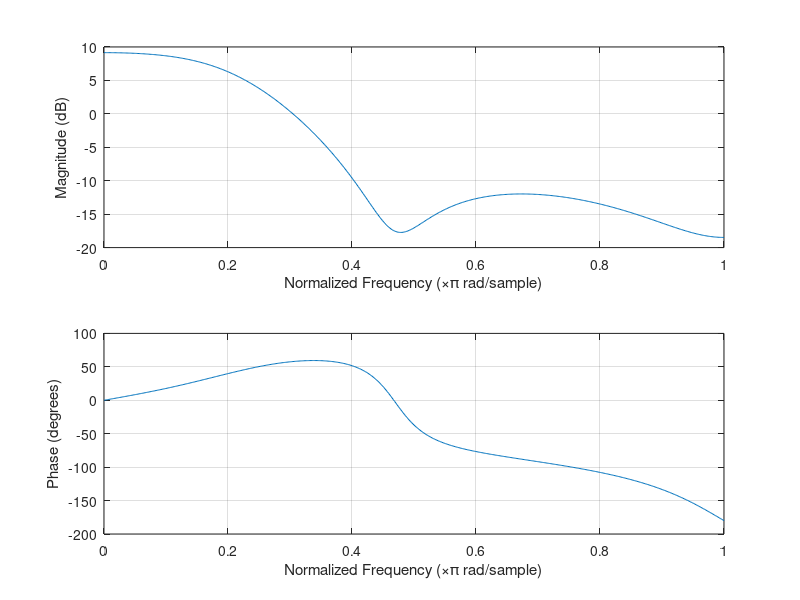
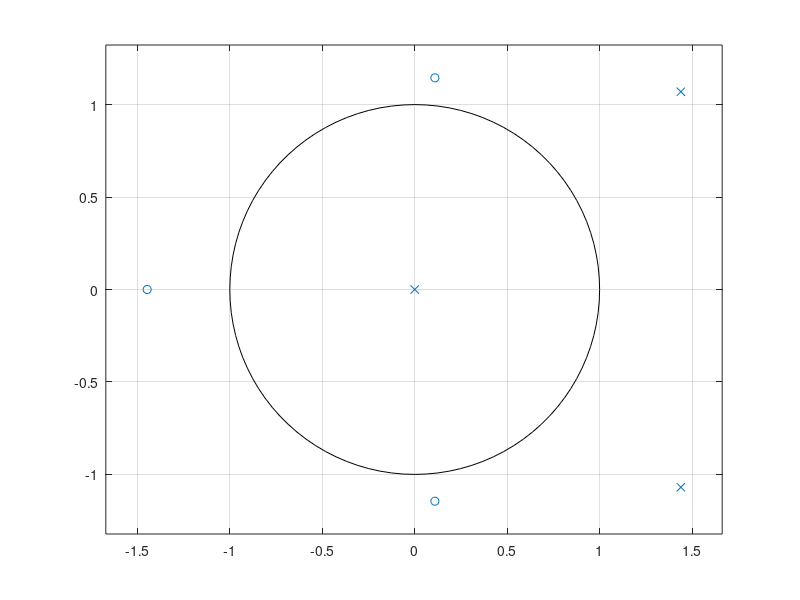
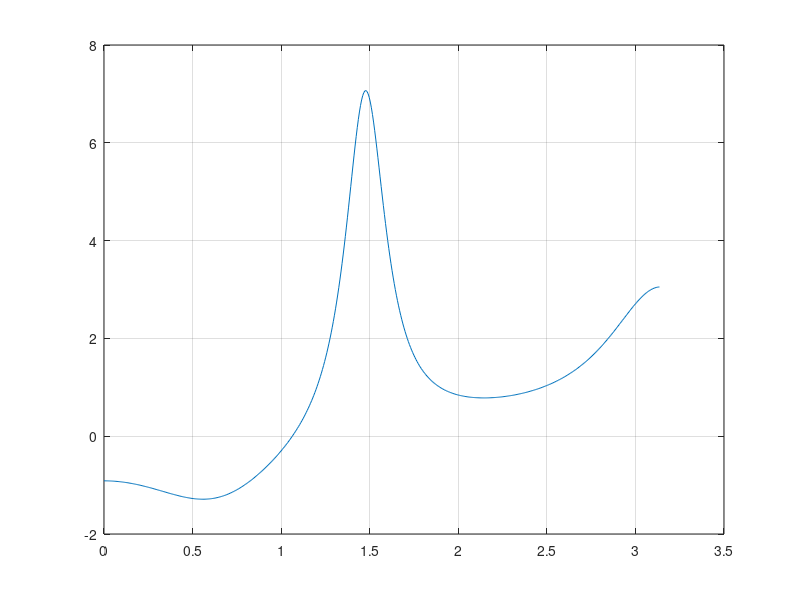
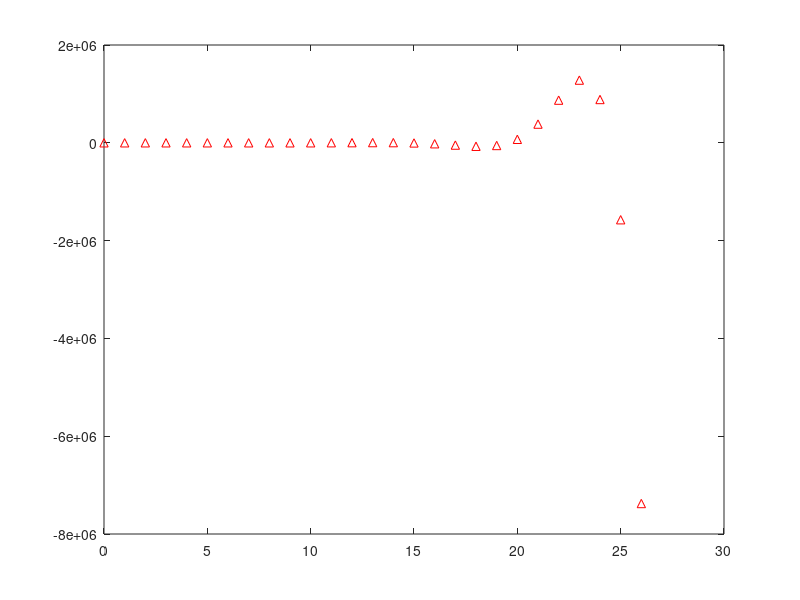

Write the MATLAB code that produced these figures, in order. (Note: this script raises an error after producing the figures.)
a = [0.5371, -1.5462, 1.7272];
b = [0.4, 0.4915, 0.4029, 0.7654];

figure(1);
freqz(b, a);

figure(2);
zplane(b, a);

figure(3);
grpdelay(b, a);

figure(4);
impz(b, a);

[denoised1, Fs1] = audioread('denoised1.wav');

y1 = filter(b, a, denoised1);

sound(y1 * 10000,Fs1);


audiowrite('noisy2.wav', y1, Fs1);


[noisy2, Fs2] = audioread('noisy2.wav');

y2 = filter(a, b, noisy2);
audiowrite('denoised2.wav', y2, Fs2);

sound(y2 * 10000, Fs1);



